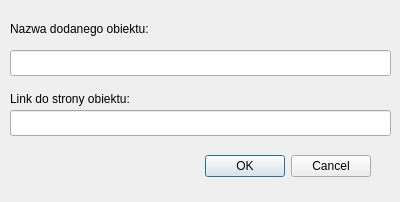
<?xml version="1.0" encoding="UTF-8"?>
<ui version="4.0">
 <class>CInsertWindow</class>
 <widget class="QDialog" name="CInsertWindow">
  <property name="geometry">
   <rect>
    <x>0</x>
    <y>0</y>
    <width>400</width>
    <height>202</height>
   </rect>
  </property>
  <property name="windowTitle">
   <string>Dialog</string>
  </property>
  <widget class="QDialogButtonBox" name="buttonBox">
   <property name="geometry">
    <rect>
     <x>30</x>
     <y>150</y>
     <width>341</width>
     <height>32</height>
    </rect>
   </property>
   <property name="orientation">
    <enum>Qt::Horizontal</enum>
   </property>
   <property name="standardButtons">
    <set>QDialogButtonBox::Cancel|QDialogButtonBox::Ok</set>
   </property>
  </widget>
  <widget class="QLabel" name="label">
   <property name="geometry">
    <rect>
     <x>10</x>
     <y>20</y>
     <width>211</width>
     <height>18</height>
    </rect>
   </property>
   <property name="text">
    <string>Nazwa dodanego obiektu:</string>
   </property>
  </widget>
  <widget class="QLabel" name="label_2">
   <property name="geometry">
    <rect>
     <x>10</x>
     <y>90</y>
     <width>191</width>
     <height>18</height>
    </rect>
   </property>
   <property name="text">
    <string>Link do strony obiektu:</string>
   </property>
  </widget>
  <widget class="QLineEdit" name="m_insertName">
   <property name="geometry">
    <rect>
     <x>10</x>
     <y>50</y>
     <width>381</width>
     <height>26</height>
    </rect>
   </property>
  </widget>
  <widget class="QLineEdit" name="m_insertLink">
   <property name="geometry">
    <rect>
     <x>10</x>
     <y>110</y>
     <width>381</width>
     <height>26</height>
    </rect>
   </property>
  </widget>
 </widget>
 <resources/>
 <connections>
  <connection>
   <sender>buttonBox</sender>
   <signal>accepted()</signal>
   <receiver>CInsertWindow</receiver>
   <slot>accept()</slot>
   <hints>
    <hint type="sourcelabel">
     <x>248</x>
     <y>254</y>
    </hint>
    <hint type="destinationlabel">
     <x>157</x>
     <y>274</y>
    </hint>
   </hints>
  </connection>
  <connection>
   <sender>buttonBox</sender>
   <signal>rejected()</signal>
   <receiver>CInsertWindow</receiver>
   <slot>reject()</slot>
   <hints>
    <hint type="sourcelabel">
     <x>316</x>
     <y>260</y>
    </hint>
    <hint type="destinationlabel">
     <x>286</x>
     <y>274</y>
    </hint>
   </hints>
  </connection>
 </connections>
</ui>
